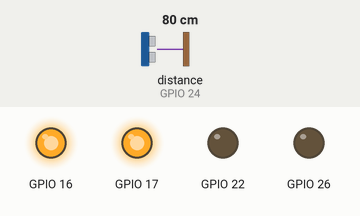
Simulated run of this program. Board: Raspberry Pi (BCM pin numbers). On the bench: output pins drawn as LEDs (lit = HIGH). The test bench sets the inputs (shaded band); at power-on: distance to the obstacle (sensor on GPIO 24) 80 cm. The echo pulse lasts 58.3 µs per cm; the clock reads 2024-03-15 10:24:30 at power-on unless the program sets it; pins used as bus, display or sensor lines are not drawn; what the program prints to the terminal is not drawn.

Above: at 1.2 s.
1.3 s: distance to the obstacle (sensor on GPIO 24) set to 2 cm
At 2.0 s:
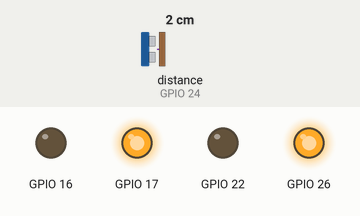
Timing chart, 0 to 4.3 s (numbered marks = the images above; inputs shaded):
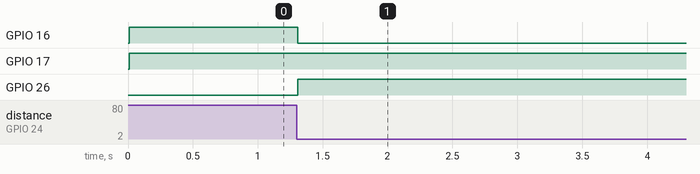

The program:

motors.py
```python
import RPi.GPIO as GPIO
import time

GPIO.setmode(GPIO.BCM)

TRIG= 23
ECHO =24


def init():
 TRIG= 23
 ECHO =24
 GPIO.setmode(GPIO.BCM)
 GPIO.setup (TRIG, GPIO.OUT)
 GPIO.setup (ECHO, GPIO.IN)

 GPIO.setup(17, GPIO.OUT)
 GPIO.setup(22, GPIO.OUT)
 GPIO.setup(16, GPIO.OUT)
 GPIO.setup(26, GPIO.OUT)

def forward(sec):
 GPIO.output(17, True)
 GPIO.output(22, False)
 GPIO.output(16, True)
 GPIO.output(26, False)
 time.sleep(sec)
 #GPIO.cleanup()

def reverse(sec):
 GPIO.output(17, False)
 GPIO.output(22, True)
 GPIO.output(16, False)
 GPIO.output(26, True)
 time.sleep(sec)
 #GPIO.cleanup()

def stop(sec):
 GPIO.output(17, False)
 GPIO.output(22, False)
 GPIO.output(16, False)
 GPIO.output(26, False)
 time.sleep(sec)
 #GPIO.cleanup()

def turn(sec):
 GPIO.output(17, True)
 GPIO.output(22, False)
 GPIO.output(16, False)
 GPIO.output(26, True)
 time.sleep(sec)


def measure_distance():
 #GPIO.output(23, False)
 print('testing')
 GPIO.output (23, True)
 time.sleep(0.00001)
 GPIO.output (23, False)
 while GPIO.input (ECHO)==0:
  pulse_start = time.time()
 while GPIO.input (ECHO)==1:
  pulse_end = time.time()
 pulse_duration = pulse_end - pulse_start
 distance = pulse_duration * 17150
 distance = round(distance, 2)
 print("Distance:",distance, "cm")
 return distance

try:
 while True:
  init()
  time.sleep(0.005)
  distance =  measure_distance()
  if distance < 40:
   turn(0)
  else:
   forward(0)

except KeyboardInterrupt:
 stop(0)
 GPIO.cleanup()
```

Measured:
- after the input at 1.3 s, GPIO 16: HIGH → LOW at once; GPIO 26: LOW → HIGH at once
